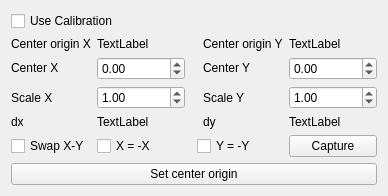
          <widget class="QWidget" name="tab_11">
           <attribute name="title">
            <string>Calibration</string>
           </attribute>
           <layout class="QGridLayout" name="gridLayout_20">
            <item row="2" column="1">
             <widget class="QDoubleSpinBox" name="spin_box_center_x">
              <property name="minimum">
               <double>-100000.000000000000000</double>
              </property>
              <property name="maximum">
               <double>999999.000000000000000</double>
              </property>
              <property name="singleStep">
               <double>0.100000000000000</double>
              </property>
             </widget>
            </item>
            <item row="6" column="1" colspan="2">
             <widget class="QCheckBox" name="check_box_negative_x">
              <property name="text">
               <string>X = -X</string>
              </property>
             </widget>
            </item>
            <item row="6" column="5">
             <widget class="QPushButton" name="but_capture_calib">
              <property name="text">
               <string>Capture</string>
              </property>
             </widget>
            </item>
            <item row="4" column="0">
             <widget class="QLabel" name="label_42">
              <property name="sizePolicy">
               <sizepolicy hsizetype="Preferred" vsizetype="Fixed">
                <horstretch>0</horstretch>
                <verstretch>0</verstretch>
               </sizepolicy>
              </property>
              <property name="text">
               <string>dx</string>
              </property>
             </widget>
            </item>
            <item row="1" column="5">
             <widget class="QLabel" name="label_center_origin_y">
              <property name="sizePolicy">
               <sizepolicy hsizetype="Preferred" vsizetype="Fixed">
                <horstretch>0</horstretch>
                <verstretch>0</verstretch>
               </sizepolicy>
              </property>
              <property name="text">
               <string>TextLabel</string>
              </property>
             </widget>
            </item>
            <item row="6" column="0">
             <widget class="QCheckBox" name="check_box_swap_xy">
              <property name="text">
               <string>Swap X-Y</string>
              </property>
             </widget>
            </item>
            <item row="2" column="0">
             <widget class="QLabel" name="label_34">
              <property name="sizePolicy">
               <sizepolicy hsizetype="Preferred" vsizetype="Fixed">
                <horstretch>0</horstretch>
                <verstretch>0</verstretch>
               </sizepolicy>
              </property>
              <property name="text">
               <string>Center X</string>
              </property>
             </widget>
            </item>
            <item row="2" column="5">
             <widget class="QDoubleSpinBox" name="spin_box_center_y">
              <property name="minimum">
               <double>-100000.000000000000000</double>
              </property>
              <property name="maximum">
               <double>999999.000000000000000</double>
              </property>
              <property name="singleStep">
               <double>0.100000000000000</double>
              </property>
             </widget>
            </item>
            <item row="4" column="5">
             <widget class="QLabel" name="label_dy">
              <property name="sizePolicy">
               <sizepolicy hsizetype="Preferred" vsizetype="Fixed">
                <horstretch>0</horstretch>
                <verstretch>0</verstretch>
               </sizepolicy>
              </property>
              <property name="text">
               <string>TextLabel</string>
              </property>
             </widget>
            </item>
            <item row="4" column="1">
             <widget class="QLabel" name="label_dx">
              <property name="sizePolicy">
               <sizepolicy hsizetype="Preferred" vsizetype="Fixed">
                <horstretch>0</horstretch>
                <verstretch>0</verstretch>
               </sizepolicy>
              </property>
              <property name="text">
               <string>TextLabel</string>
              </property>
             </widget>
            </item>
            <item row="4" column="4">
             <widget class="QLabel" name="label_51">
              <property name="sizePolicy">
               <sizepolicy hsizetype="Preferred" vsizetype="Fixed">
                <horstretch>0</horstretch>
                <verstretch>0</verstretch>
               </sizepolicy>
              </property>
              <property name="text">
               <string>dy</string>
              </property>
             </widget>
            </item>
            <item row="0" column="0" colspan="4">
             <widget class="QCheckBox" name="check_box_use_calib">
              <property name="text">
               <string>Use Calibration</string>
              </property>
             </widget>
            </item>
            <item row="1" column="1">
             <widget class="QLabel" name="label_center_origin_x">
              <property name="sizePolicy">
               <sizepolicy hsizetype="Preferred" vsizetype="Fixed">
                <horstretch>0</horstretch>
                <verstretch>0</verstretch>
               </sizepolicy>
              </property>
              <property name="text">
               <string>TextLabel</string>
              </property>
             </widget>
            </item>
            <item row="6" column="3" colspan="2">
             <widget class="QCheckBox" name="check_box_negative_y">
              <property name="text">
               <string>Y = -Y</string>
              </property>
             </widget>
            </item>
            <item row="1" column="4">
             <widget class="QLabel" name="label_32">
              <property name="sizePolicy">
               <sizepolicy hsizetype="Preferred" vsizetype="Fixed">
                <horstretch>0</horstretch>
                <verstretch>0</verstretch>
               </sizepolicy>
              </property>
              <property name="text">
               <string>Center origin Y</string>
              </property>
             </widget>
            </item>
            <item row="1" column="0">
             <widget class="QLabel" name="label_30">
              <property name="sizePolicy">
               <sizepolicy hsizetype="Preferred" vsizetype="Fixed">
                <horstretch>0</horstretch>
                <verstretch>0</verstretch>
               </sizepolicy>
              </property>
              <property name="text">
               <string>Center origin X</string>
              </property>
             </widget>
            </item>
            <item row="2" column="4">
             <widget class="QLabel" name="label_41">
              <property name="sizePolicy">
               <sizepolicy hsizetype="Preferred" vsizetype="Fixed">
                <horstretch>0</horstretch>
                <verstretch>0</verstretch>
               </sizepolicy>
              </property>
              <property name="text">
               <string>Center Y</string>
              </property>
             </widget>
            </item>
            <item row="7" column="0" colspan="6">
             <widget class="QPushButton" name="but_set_center_origin">
              <property name="text">
               <string>Set center origin</string>
              </property>
             </widget>
            </item>
            <item row="3" column="0">
             <widget class="QLabel" name="label_29">
              <property name="text">
               <string>Scale X</string>
              </property>
             </widget>
            </item>
            <item row="3" column="1">
             <widget class="QDoubleSpinBox" name="spin_box_scale_x">
              <property name="minimum">
               <double>0.500000000000000</double>
              </property>
              <property name="maximum">
               <double>5.000000000000000</double>
              </property>
              <property name="singleStep">
               <double>0.100000000000000</double>
              </property>
              <property name="value">
               <double>1.000000000000000</double>
              </property>
             </widget>
            </item>
            <item row="3" column="4">
             <widget class="QLabel" name="label_31">
              <property name="text">
               <string>Scale Y</string>
              </property>
             </widget>
            </item>
            <item row="3" column="5">
             <widget class="QDoubleSpinBox" name="spin_box_scale_y">
              <property name="minimum">
               <double>0.500000000000000</double>
              </property>
              <property name="maximum">
               <double>5.000000000000000</double>
              </property>
              <property name="singleStep">
               <double>0.100000000000000</double>
              </property>
              <property name="value">
               <double>1.000000000000000</double>
              </property>
             </widget>
            </item>
           </layout>
          </widget>
